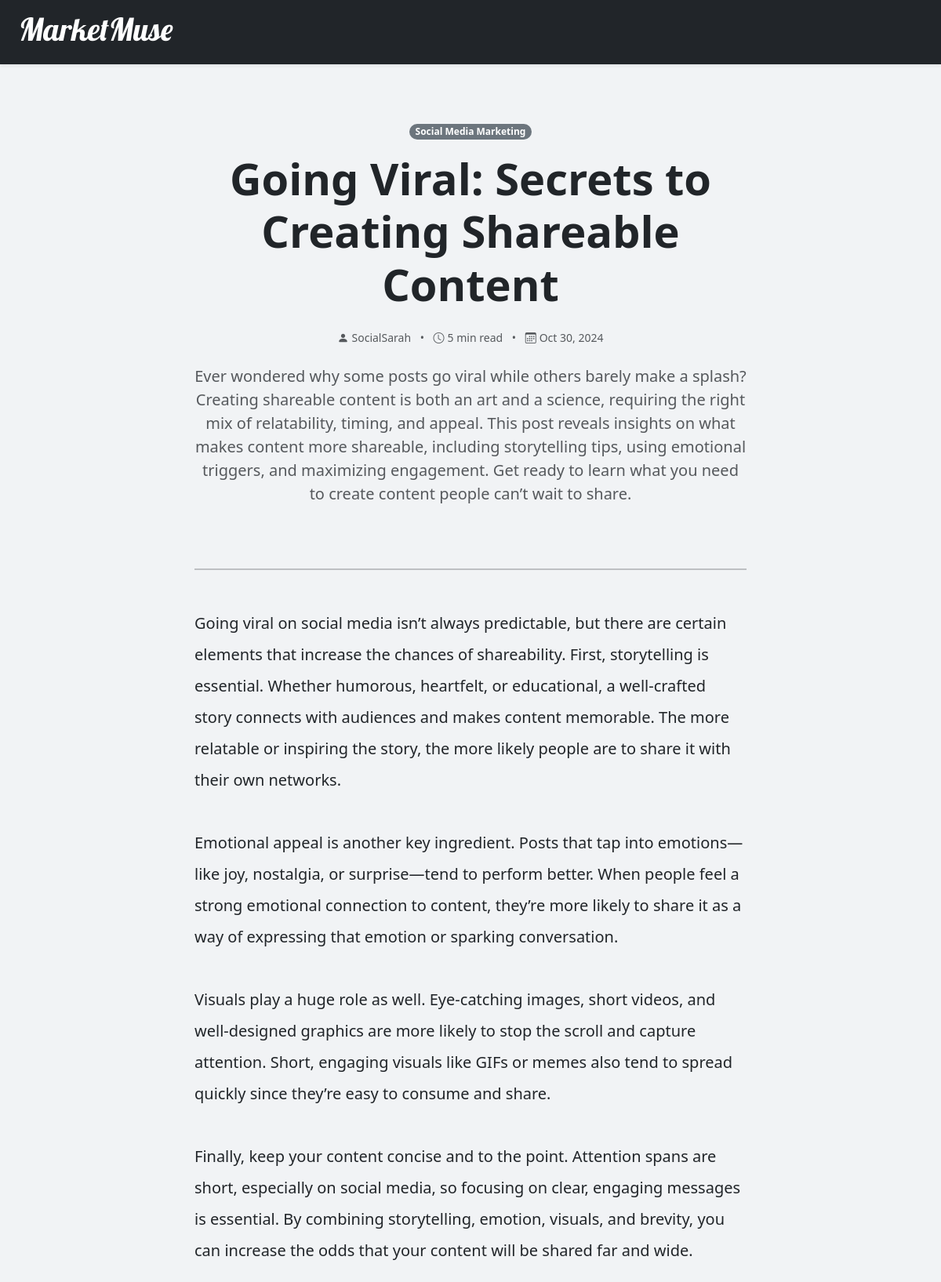
The page /post/secrets-to-creating-shareable-content/ on the database its author committed.
### Posts/models.py (models this page shows, shortened)
class Posts(models.Model):
    author = models.ForeignKey(settings.AUTH_USER_MODEL, related_name='posts', on_delete=models.CASCADE)
    category = models.ForeignKey(Categories, related_name='posts', on_delete=models.CASCADE)
    title = models.CharField(max_length=255)
    slug = models.SlugField(max_length=255, unique=True)
    intro = models.TextField()
    content = models.TextField()
    reading_time = models.IntegerField()
    date_posted = models.DateField(auto_now_add=True)

class Categories(models.Model):
    category_name = models.CharField(max_length=255)
    def __str__(self):
        return self.category_name

### Posts/views.py (the view)
# urls.py: path('post/<str:slug>/', views.post_details, name='post_details')
def post_details(request, slug):
    post = get_object_or_404(Posts, slug=slug)
    return render(request, 'post_details.html', {'post' : post})

### templates/post_details.html (shortened to what this page needs)
{% extends 'base.html' %}
{% block content %}
<div class="container py-5">
    <div class="row justify-content-center mb-3">
        <div class="col-lg-8 text-center">
            <span class="badge text-bg-secondary rounded-pill mb-3">{{ post.category }}</span>
            <h1 class="fw-bold mb-4 display-4">{{ post.title }}</h1>
            <div class="d-flex justify-content-center align-items-center text-body-secondary mb-4">
                <small>
                    <i class="bi bi-person-fill me-1"></i>{{ post.author }}
                    <span class="mx-2">•</span>
                    <i class="bi bi-clock me-1"></i>{{ post.reading_time }} min read
                    <span class="mx-2">•</span>
                    <i class="bi bi-calendar3 me-1"></i>{{ post.date_posted|date:"M j, Y" }}
                </small>
            </div>
            <p class="lead text-body-secondary mb-3">{{ post.intro }}</p>
        </div>
    </div>
    <div class="row justify-content-center">
        <div class="col-lg-8">
            <hr class="border-2 my-5">
            <article class="fs-5 lh-lg text-body">
                {{ post.content|linebreaksbr }}
            </article>
        </div>
    </div>
</div>
{% endblock %}

### static/style.css (style rules this page uses)
body { background-color: #f1f3f5; }

### rows shown on the page
Posts: category "Social Media Marketing", title "Going Viral: Secrets to Creating Shareable Content", author "SocialSarah", reading_time "5", date_posted "Oct 30, 2024", intro "Ever wondered why some posts go viral while others barely make a splash? Creating shareable content is both an art and a science, requiring the right mix of relatability, timing, and appeal. This post reveals insights on what makes content more shareable, including storytelling tips, using emotional triggers, and maximizing engagement. Get ready to learn what you need to create content people can’t wait to share.", content "Going viral on social media isn’t always predictable, but there are certain elements that increase the chances of shareability. First, storytelling is essential. Whether humorous, heartfelt, or educational, a well-crafted story connects with audiences and makes content memorable. The more relatable or inspiring the story, the more likely people are to share it with their own networks. Emotional appeal is another key ingredient. Posts that tap into emotions—like joy, nostalgia, or surprise—tend to perform better. When people feel a strong emotional connection to content, they’re more likely to share it as a way of expressing that emotion or sparking conversation. Visuals play a huge role as…"
